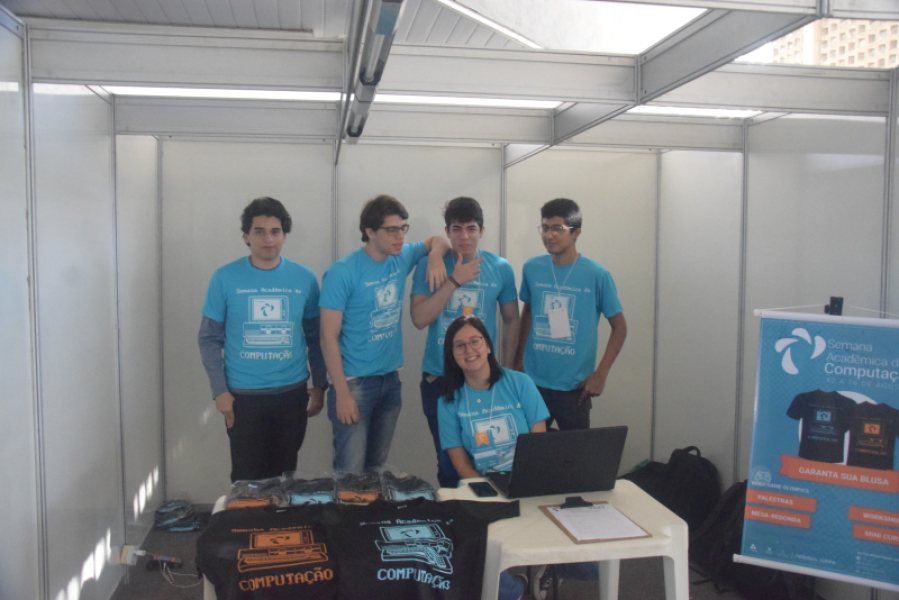
#> input picture sac.png, 899 x 600 px
$ python deteccao_faces.py
#> lines starting #> are read from the running program, lines starting #| are printed output that depends on the picture; after the words box and inside, x2 and y2 are one past the last pixel; in counts of white or black regions, pixels touching at a corner belong together
import cv2

# leitura do arq de img
imagem = cv2.imread("sac.png")
#> imagem is the input picture: shape (600, 899, 3); mean B, G, R 139, 135.6, 130.9

# estruturador das informacoes da deteccao de face
classificador = cv2.CascadeClassifier("haarcascade_frontalface_default.xml")

# transformacao da imagem para escala de cor cinza -> Mais eficiente
imagemcinza = cv2.cvtColor(imagem, cv2.COLOR_BGR2GRAY)
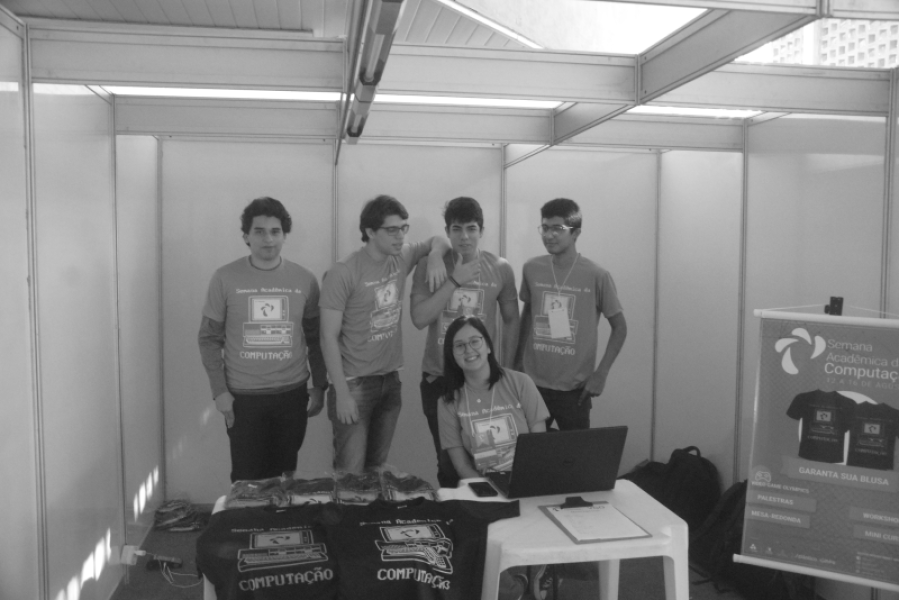
#> imagemcinza: shape (600, 899); min 23, max 255, mean 134.6

deteccoes = classificador.detectMultiScale(imagemcinza,
                                           scaleFactor=1.12,
                                           minNeighbors=4,
                                           minSize=(10, 10),
                                           maxSize=(400, 400))
#> deteccoes = [[445, 214, 40, 40], [241, 211, 54, 54], [446, 325, 47, 47]]

'''
# matrizes com informacoes das posicoes das faces
print(deteccoes)

# numero de faces detectadas
print(len(deteccoes))
'''

"""
for para construir as caixas de deteccoes
x = eixo x de pixels da imagem
y = eixo y de pixels da imagem
l = largura de pixels para a direita que a caixa anda
a = altura de pixels para baixo que a caixa anda
"""
for(x, y, l, a) in deteccoes:
    cv2.rectangle(imagem, (x, y), (x+l, y+a), (255, 0, 255), 3)
#> this loop made 3 passes
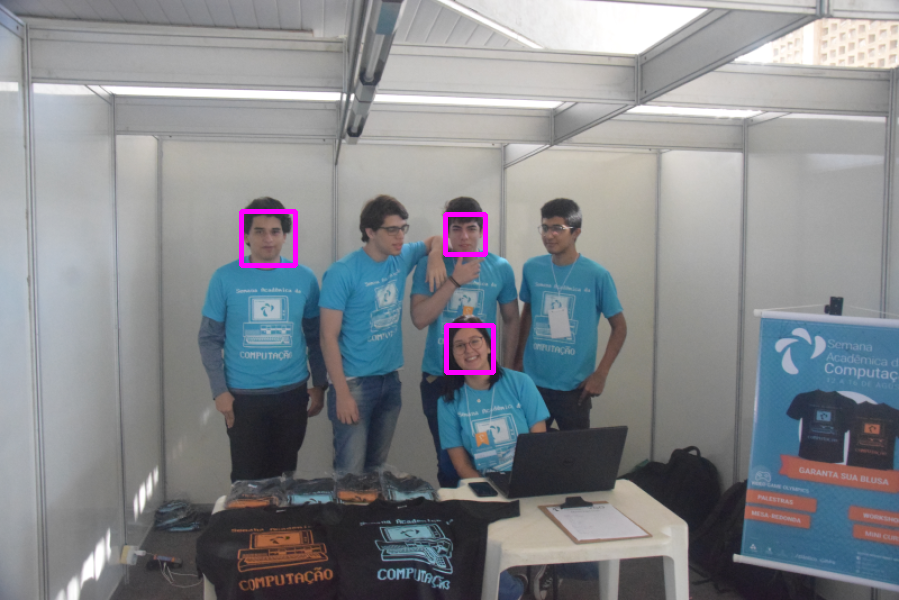
#> imagem: shape (600, 899, 3); 0.52% of pixels changed, all inside (x1, y1, x2, y2) = (239, 209, 496, 375)

# cria a janela de exibicao
cv2.imshow('Detector de Faces', imagem)

cv2.waitKey(0)
cv2.destroyAllWindows()

$ run again, with materiais.jpg saved as sac.png
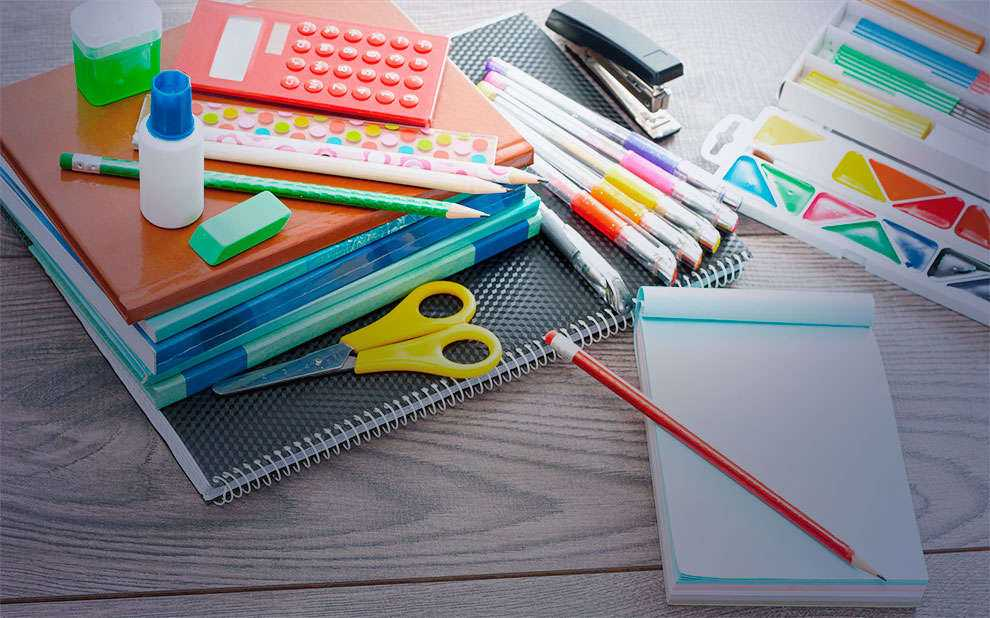
#> input picture materiais.jpg, 990 x 618 px
#> imagem is the input picture: shape (618, 990, 3); mean B, G, R 133.8, 129.6, 130.5
#> `imagemcinza = cv2.cvtColor(imagem, cv2.COLOR_BGR2GRAY)`:
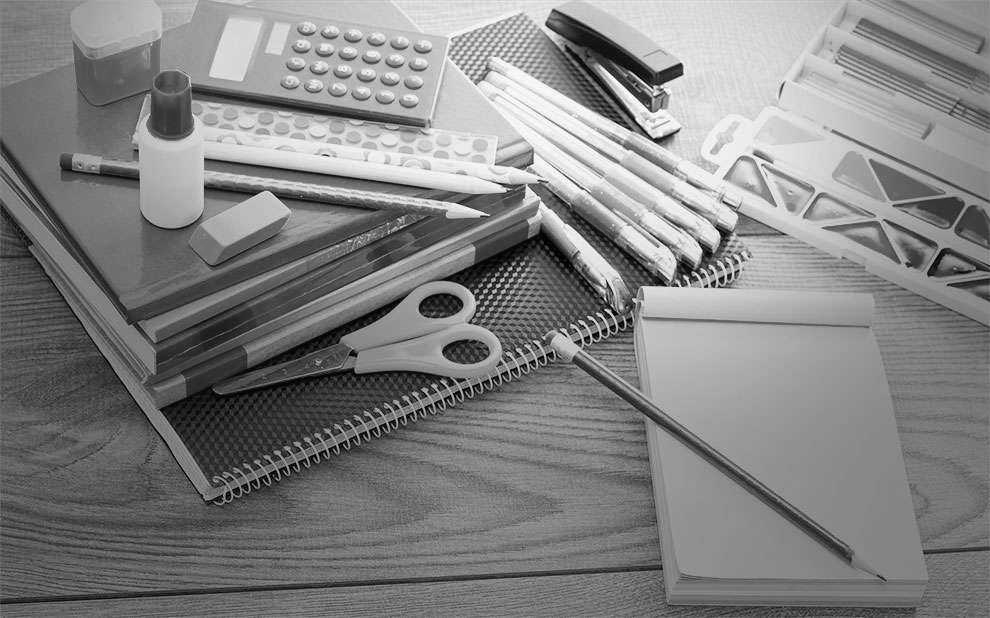
#> imagemcinza: shape (618, 990); min 0, max 255, mean 130.3
#> deteccoes = ()
